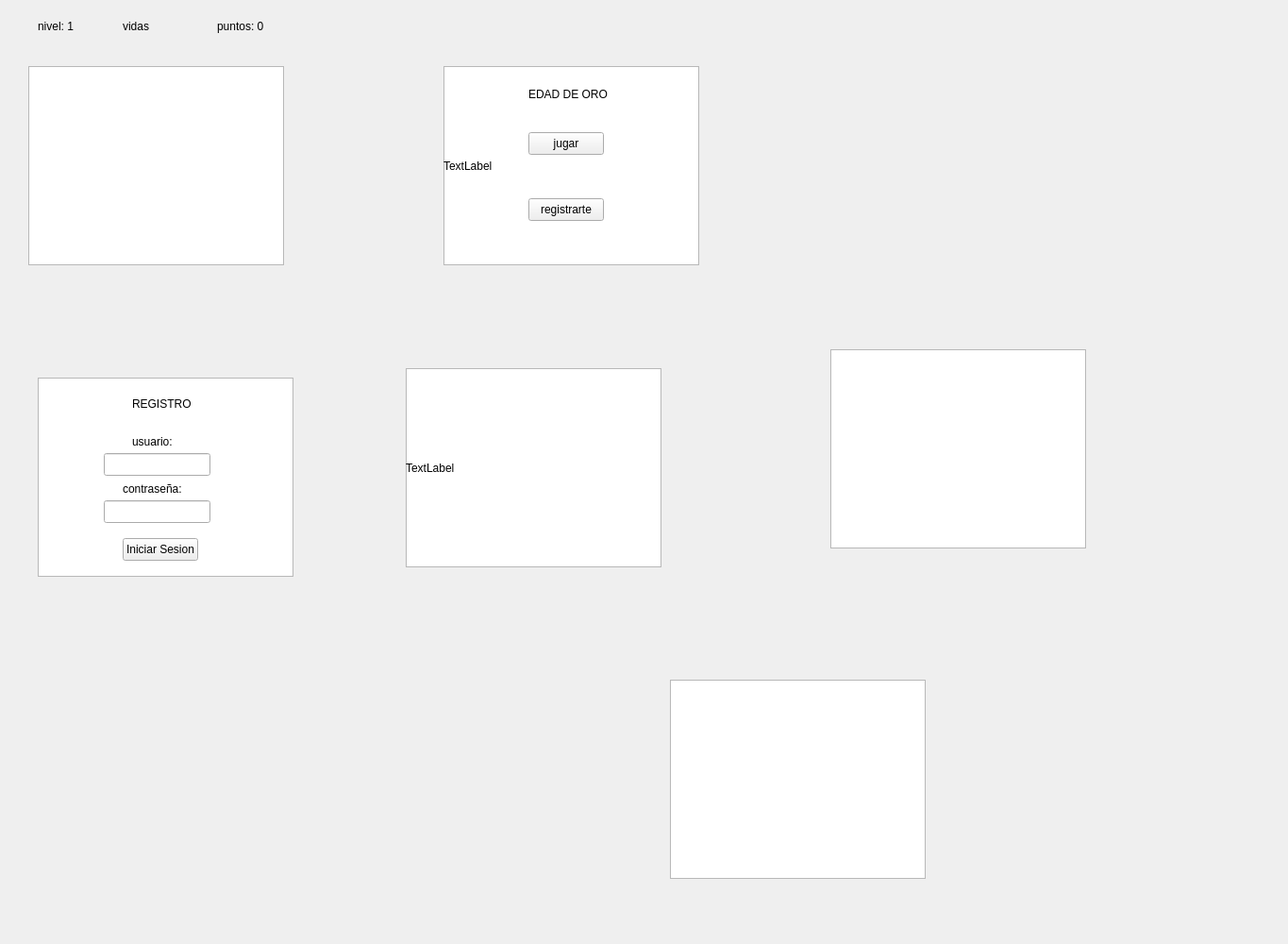
<?xml version="1.0" encoding="UTF-8"?>
<ui version="4.0">
 <class>ventanas</class>
 <widget class="QMainWindow" name="ventanas">
  <property name="geometry">
   <rect>
    <x>0</x>
    <y>0</y>
    <width>1365</width>
    <height>1000</height>
   </rect>
  </property>
  <property name="windowTitle">
   <string>MainWindow</string>
  </property>
  <widget class="QWidget" name="centralwidget">
   <widget class="QWidget" name="Game_window" native="true">
    <property name="geometry">
     <rect>
      <x>30</x>
      <y>10</y>
      <width>381</width>
      <height>311</height>
     </rect>
    </property>
    <widget class="QGraphicsView" name="graphicsView">
     <property name="geometry">
      <rect>
       <x>0</x>
       <y>60</y>
       <width>271</width>
       <height>211</height>
      </rect>
     </property>
    </widget>
    <widget class="QLabel" name="L_nivel">
     <property name="geometry">
      <rect>
       <x>10</x>
       <y>10</y>
       <width>49</width>
       <height>16</height>
      </rect>
     </property>
     <property name="text">
      <string>nivel: 1</string>
     </property>
    </widget>
    <widget class="QLabel" name="L_vidas">
     <property name="geometry">
      <rect>
       <x>100</x>
       <y>10</y>
       <width>49</width>
       <height>16</height>
      </rect>
     </property>
     <property name="text">
      <string>vidas</string>
     </property>
    </widget>
    <widget class="QLabel" name="L_puntos">
     <property name="geometry">
      <rect>
       <x>200</x>
       <y>10</y>
       <width>111</width>
       <height>16</height>
      </rect>
     </property>
     <property name="text">
      <string>puntos: 0</string>
     </property>
    </widget>
   </widget>
   <widget class="QWidget" name="Game_window_2" native="true">
    <property name="geometry">
     <rect>
      <x>470</x>
      <y>10</y>
      <width>411</width>
      <height>311</height>
     </rect>
    </property>
    <widget class="QGraphicsView" name="graphicsView_2">
     <property name="geometry">
      <rect>
       <x>0</x>
       <y>60</y>
       <width>271</width>
       <height>211</height>
      </rect>
     </property>
    </widget>
    <widget class="QLabel" name="label">
     <property name="geometry">
      <rect>
       <x>90</x>
       <y>80</y>
       <width>121</width>
       <height>20</height>
      </rect>
     </property>
     <property name="text">
      <string>&lt;html&gt;&lt;head/&gt;&lt;body&gt;&lt;p&gt;EDAD DE ORO&lt;/p&gt;&lt;/body&gt;&lt;/html&gt;</string>
     </property>
    </widget>
    <widget class="QLabel" name="backgroundLabel">
     <property name="geometry">
      <rect>
       <x>0</x>
       <y>60</y>
       <width>271</width>
       <height>211</height>
      </rect>
     </property>
     <property name="text">
      <string>TextLabel</string>
     </property>
    </widget>
    <widget class="QPushButton" name="pushButton">
     <property name="geometry">
      <rect>
       <x>90</x>
       <y>130</y>
       <width>80</width>
       <height>24</height>
      </rect>
     </property>
     <property name="text">
      <string>jugar</string>
     </property>
    </widget>
    <widget class="QPushButton" name="pushButton_2">
     <property name="geometry">
      <rect>
       <x>90</x>
       <y>200</y>
       <width>80</width>
       <height>24</height>
      </rect>
     </property>
     <property name="text">
      <string>registrarte</string>
     </property>
    </widget>
   </widget>
   <widget class="QWidget" name="Game_window_3" native="true">
    <property name="geometry">
     <rect>
      <x>40</x>
      <y>340</y>
      <width>331</width>
      <height>301</height>
     </rect>
    </property>
    <widget class="QGraphicsView" name="graphicsView_3">
     <property name="geometry">
      <rect>
       <x>0</x>
       <y>60</y>
       <width>271</width>
       <height>211</height>
      </rect>
     </property>
    </widget>
    <widget class="QLabel" name="label_2">
     <property name="geometry">
      <rect>
       <x>100</x>
       <y>80</y>
       <width>111</width>
       <height>16</height>
      </rect>
     </property>
     <property name="text">
      <string>REGISTRO</string>
     </property>
    </widget>
    <widget class="QLabel" name="label_3">
     <property name="geometry">
      <rect>
       <x>100</x>
       <y>120</y>
       <width>49</width>
       <height>16</height>
      </rect>
     </property>
     <property name="text">
      <string>usuario:</string>
     </property>
    </widget>
    <widget class="QLabel" name="label_4">
     <property name="geometry">
      <rect>
       <x>90</x>
       <y>170</y>
       <width>101</width>
       <height>16</height>
      </rect>
     </property>
     <property name="text">
      <string>contraseña:</string>
     </property>
    </widget>
    <widget class="QPushButton" name="pushButton_3">
     <property name="geometry">
      <rect>
       <x>90</x>
       <y>230</y>
       <width>80</width>
       <height>24</height>
      </rect>
     </property>
     <property name="text">
      <string>Iniciar Sesion</string>
     </property>
    </widget>
    <widget class="QLineEdit" name="lineEdit">
     <property name="geometry">
      <rect>
       <x>70</x>
       <y>140</y>
       <width>113</width>
       <height>24</height>
      </rect>
     </property>
    </widget>
    <widget class="QLineEdit" name="lineEdit_2">
     <property name="geometry">
      <rect>
       <x>70</x>
       <y>190</y>
       <width>113</width>
       <height>24</height>
      </rect>
     </property>
    </widget>
   </widget>
   <widget class="QWidget" name="Game_window_4" native="true">
    <property name="geometry">
     <rect>
      <x>400</x>
      <y>360</y>
      <width>381</width>
      <height>311</height>
     </rect>
    </property>
    <widget class="QGraphicsView" name="graphicsView_4">
     <property name="geometry">
      <rect>
       <x>30</x>
       <y>30</y>
       <width>271</width>
       <height>211</height>
      </rect>
     </property>
    </widget>
    <widget class="QLabel" name="imageLabel">
     <property name="geometry">
      <rect>
       <x>30</x>
       <y>30</y>
       <width>271</width>
       <height>211</height>
      </rect>
     </property>
     <property name="text">
      <string>TextLabel</string>
     </property>
    </widget>
   </widget>
   <widget class="QWidget" name="Game_window_5" native="true">
    <property name="geometry">
     <rect>
      <x>850</x>
      <y>340</y>
      <width>381</width>
      <height>311</height>
     </rect>
    </property>
    <widget class="QGraphicsView" name="graphicsView_5">
     <property name="geometry">
      <rect>
       <x>30</x>
       <y>30</y>
       <width>271</width>
       <height>211</height>
      </rect>
     </property>
    </widget>
   </widget>
   <widget class="QWidget" name="Game_window_6" native="true">
    <property name="geometry">
     <rect>
      <x>680</x>
      <y>690</y>
      <width>381</width>
      <height>311</height>
     </rect>
    </property>
    <widget class="QGraphicsView" name="graphicsView_7">
     <property name="geometry">
      <rect>
       <x>30</x>
       <y>30</y>
       <width>271</width>
       <height>211</height>
      </rect>
     </property>
    </widget>
   </widget>
  </widget>
 </widget>
 <resources/>
 <connections/>
</ui>
